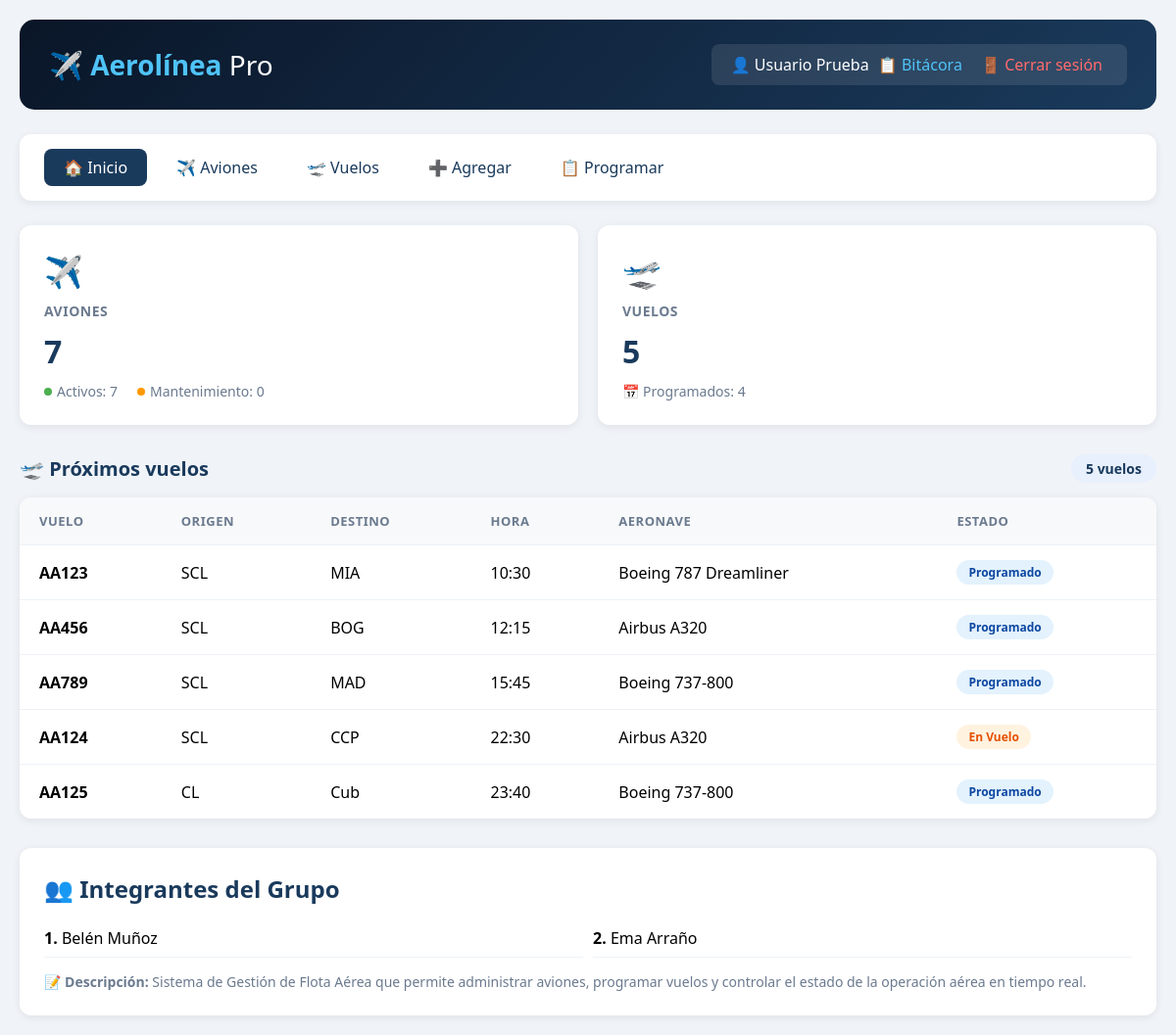
The app's page /index.php (signed in) with its own data.
### tables this page shows
CREATE TABLE vuelos (
    id INTEGER PRIMARY KEY AUTOINCREMENT,
    numero_vuelo TEXT UNIQUE NOT NULL,
    avion_id INTEGER NOT NULL,
    origen TEXT NOT NULL,
    destino TEXT NOT NULL,
    hora_salida DATETIME NOT NULL,
    hora_llegada DATETIME NOT NULL,
    estado TEXT DEFAULT 'Programado',
    FOREIGN KEY (avion_id) REFERENCES aviones(id) ON DELETE CASCADE
);

CREATE TABLE aviones (
    id INTEGER PRIMARY KEY AUTOINCREMENT,
    matricula TEXT UNIQUE NOT NULL,
    modelo TEXT NOT NULL,
    fabricante TEXT NOT NULL,
    capacidad INTEGER NOT NULL,
    año_fabricacion INTEGER,
    estado TEXT DEFAULT 'Activo',
    fecha_registro TIMESTAMP DEFAULT CURRENT_TIMESTAMP
);

### includes/config.php (called while the page is built, shortened)
<?php
function usuario_logueado() {
    return isset($_SESSION['usuario_id']);
}
?>

### includes/db.php (called while the page is built, shortened)
<?php
class Database {
    private static $instance = null;
    private $db;
    private function __construct() {
        $this->dbPath = __DIR__ . '/../database.db';
        try {
            $this->db = new PDO('sqlite:' . $this->dbPath);
            $this->db->setAttribute(PDO::ATTR_ERRMODE, PDO::ERRMODE_EXCEPTION);
            $this->db->setAttribute(PDO::ATTR_DEFAULT_FETCH_MODE, PDO::FETCH_ASSOC);
        } catch (PDOException $e) {
            die("❌ Error de conexión: " . $e->getMessage());
        }
    }
    public static function getInstance() {
        if (self::$instance == null) {
            self::$instance = new Database();
        }
        return self::$instance;
    }
    public function getConnection() {
        return $this->db;
    }
}
?>

### includes/crud.php (called while the page is built, shortened)
<?php
require_once __DIR__ . '/db.php';
class CRUD {
    private $db;
    public function __construct() {
        $this->db = Database::getInstance()->getConnection();
    }
    public function readAllAviones() {
        try {
            $sql = "SELECT * FROM aviones ORDER BY id DESC";
            $stmt = $this->db->query($sql);
            return $stmt->fetchAll();
        } catch (PDOException $e) {
            return [];
        }
    }
    public function readAllVuelos() {
        try {
            $sql = "SELECT v.*, a.modelo as avion_modelo, a.matricula as avion_matricula
                    FROM vuelos v
                    LEFT JOIN aviones a ON v.avion_id = a.id
                    ORDER BY v.hora_salida ASC";
            $stmt = $this->db->query($sql);
            return $stmt->fetchAll();
        } catch (PDOException $e) {
            return [];
        }
    }
    public function getEstadisticas() {
        try {
            $stats = [];
            $stmt = $this->db->query("SELECT COUNT(*) as total FROM aviones");
            $stats['total_aviones'] = $stmt->fetch()['total'];
            $stmt = $this->db->query("SELECT COUNT(*) as total FROM aviones WHERE estado = 'Activo'");
            $stats['aviones_activos'] = $stmt->fetch()['total'];
            $stmt = $this->db->query("SELECT COUNT(*) as total FROM aviones WHERE estado = 'Mantenimiento'");
            $stats['aviones_mantenimiento'] = $stmt->fetch()['total'];
            $stmt = $this->db->query("SELECT COUNT(*) as total FROM vuelos");
            $stats['total_vuelos'] = $stmt->fetch()['total'];
            $stmt = $this->db->query("SELECT COUNT(*) as total FROM vuelos WHERE estado = 'Programado'");
            $stats['vuelos_programados'] = $stmt->fetch()['total'];
            $stmt = $this->db->query("SELECT COUNT(*) as total FROM pilotos");
            $stats['total_pilotos'] = $stmt->fetch()['total'];
            return $stats;
        } catch (PDOException $e) {
            return [];
        }
    }
}
?>

### index.php (the view, shortened to what this page needs)
<?php
require_once 'includes/config.php';
require_once 'includes/crud.php';
$crud = new CRUD();
$stats = $crud->getEstadisticas();
$aviones = $crud->readAllAviones();
$vuelos = $crud->readAllVuelos();
?>
<!DOCTYPE html>
<html lang="es">
<head>
</head>
<body>
    <div class="container">
        <div class="header">
            <h1>✈️ <span>Aerolínea</span> Pro</h1>
            <div class="user-info">
                <?php if (usuario_logueado()): ?>
                    👤 <?= htmlspecialchars($_SESSION['usuario_nombre'] ?? 'Usuario') ?>
                    <a href="bitacora.php" style="color:#4fc3f7;">📋 Bitácora</a>
                    <a href="logout.php" class="logout-link">🚪 Cerrar sesión</a>
                <?php else: ?>
                    <a href="login.php">🔐 Iniciar sesión</a>
                    |
                    <a href="register.php">📝 Registrarse</a>
                <?php endif; ?>
            </div>
        </div>
        <div class="navbar">
            <a href="index.php" class="active">🏠 Inicio</a>
            <a href="aviones_list.php">✈️ Aviones</a>
            <a href="vuelos_list.php">🛫 Vuelos</a>
            <a href="aviones_create.php">➕ Agregar</a>
            <a href="vuelos_create.php">📋 Programar</a>
        </div>
        <div class="stats-grid">
            <div class="stat-card">
                <div class="icon">✈️</div>
                <h3>Aviones</h3>
                <div class="number"><?= count($aviones) ?></div>
                <div class="sub-stats">
                    <span><span class="dot dot-green"></span> Activos: <?= $stats['aviones_activos'] ?? 0 ?></span>
                    <span><span class="dot dot-orange"></span> Mantenimiento: <?= $stats['aviones_mantenimiento'] ?? 0 ?></span>
                </div>
            </div>
            <div class="stat-card">
                <div class="icon">🛫</div>
                <h3>Vuelos</h3>
                <div class="number"><?= count($vuelos) ?></div>
                <div class="sub-stats">
                    <span>📅 Programados: <?= $stats['vuelos_programados'] ?? 0 ?></span>
                </div>
            </div>
        </div>
        <div class="section-title">
            <span>🛫 Próximos vuelos</span>
            <span class="badge"><?= count($vuelos) ?> vuelos</span>
        </div>
        <div class="table-wrapper">
            <table>
                <thead>
                    <tr>
                        <th>Vuelo</th>
                        <th>Origen</th>
                        <th>Destino</th>
                        <th>Hora</th>
                        <th>Aeronave</th>
                        <th>Estado</th>
                    </tr>
                </thead>
                <tbody>
                    <?php if (count($vuelos) > 0): ?>
                        <?php foreach ($vuelos as $vuelo): ?>
                            <tr>
                                <td><strong><?= htmlspecialchars($vuelo['numero_vuelo']) ?></strong></td>
                                <td><?= htmlspecialchars($vuelo['origen']) ?></td>
                                <td><?= htmlspecialchars($vuelo['destino']) ?></td>
                                <td><?= date('H:i', strtotime($vuelo['hora_salida'])) ?></td>
                                <td><?= htmlspecialchars($vuelo['avion_modelo'] ?? 'N/A') ?></td>
                                <td>
                                    <?php
                                    $estado = $vuelo['estado'];
                                    $clase = 'status-ontime';
                                    if ($estado == 'Programado') $clase = 'status-preparing';
                                    if ($estado == 'En Vuelo') $clase = 'status-boarding';
                                    ?>
                                    <span class="status-badge <?= $clase ?>"><?= $estado ?></span>
                                </td>
                            </tr>
                        <?php endforeach; ?>
                    <?php endif; ?>
                </tbody>
            </table>
        </div>
        <div class="integrantes-section">
            <h2>👥 Integrantes del Grupo</h2>
            <ul>
                <li><strong>1.</strong> Belén Muñoz</li>
                <li><strong>2.</strong> Ema Arraño</li>
            </ul>
            <p style="margin-top:15px;color:#6b7a8f;font-size:14px;">
                <strong>📝 Descripción:</strong> Sistema de Gestión de Flota Aérea que permite administrar aviones,
                programar vuelos y controlar el estado de la operación aérea en tiempo real.
            </p>
        </div>
    </div>
</body>
</html>

### index.php (style rules this page uses)
* { margin: 0; padding: 0; box-sizing: border-box; }
body { font-family: 'Segoe UI', Tahoma, Geneva, Verdana, sans-serif; background: #f0f4f8; padding: 20px; }
.container { max-width: 1400px; margin: 0 auto; }
.header { background: linear-gradient(135deg, #0a1628, #1a3a5c); color: white; padding: 25px 30px; border-radius: 15px; margin-bottom: 25px; display: flex; justify-content: space-between; align-items: center; }
.header h1 { font-size: 28px; font-weight: 300; }
.header h1 span { font-weight: 700; color: #4fc3f7; }
.header .user-info { background: rgba(255,255,255,0.1); padding: 10px 20px; border-radius: 8px; }
.header .user-info a { color: white; text-decoration: none; margin: 0 5px; }
.header .user-info .logout-link { color: #ff6b6b; margin-left: 10px; }
.navbar { background: white; padding: 15px 25px; border-radius: 12px; margin-bottom: 25px; box-shadow: 0 2px 8px rgba(0,0,0,0.08); display: flex; gap: 10px; flex-wrap: wrap; }
.navbar a { color: #1a3a5c; text-decoration: none; padding: 8px 20px; border-radius: 8px; font-weight: 500; transition: all 0.3s; }
.navbar a:hover, .navbar a.active { background: #1a3a5c; color: white; }
.stats-grid { display: grid; grid-template-columns: repeat(auto-fit, minmax(280px, 1fr)); gap: 20px; margin-bottom: 30px; }
.stat-card { background: white; padding: 25px; border-radius: 12px; box-shadow: 0 2px 8px rgba(0,0,0,0.08); transition: transform 0.2s; }
.stat-card .icon { font-size: 32px; margin-bottom: 10px; }
.stat-card h3 { color: #6b7a8f; font-size: 14px; font-weight: 600; text-transform: uppercase; letter-spacing: 0.5px; margin-bottom: 10px; }
.stat-card .number { font-size: 32px; font-weight: 700; color: #1a3a5c; }
.stat-card .sub-stats { display: flex; gap: 20px; margin-top: 10px; font-size: 14px; color: #6b7a8f; }
.stat-card .sub-stats span { display: flex; align-items: center; gap: 5px; }
.stat-card .sub-stats .dot { width: 8px; height: 8px; border-radius: 50%; display: inline-block; }
.dot-green { background: #4caf50; }
.dot-orange { background: #ff9800; }
.section-title { font-size: 20px; font-weight: 700; color: #1a3a5c; margin-bottom: 15px; display: flex; justify-content: space-between; align-items: center; }
.section-title .badge { background: #e8f0fe; color: #1a3a5c; padding: 5px 15px; border-radius: 20px; font-size: 14px; }
.table-wrapper { background: white; border-radius: 12px; overflow: hidden; box-shadow: 0 2px 8px rgba(0,0,0,0.08); margin-bottom: 30px; }
table { width: 100%; border-collapse: collapse; }
thead { background: #f8f9fa; }
th { padding: 15px 20px; text-align: left; font-weight: 600; color: #6b7a8f; font-size: 13px; text-transform: uppercase; letter-spacing: 0.5px; }
td { padding: 15px 20px; border-top: 1px solid #eef2f7; }
.status-badge { padding: 4px 12px; border-radius: 20px; font-size: 12px; font-weight: 600; display: inline-block; }
.status-boarding { background: #fff3e0; color: #e65100; }
.status-preparing { background: #e3f2fd; color: #0d47a1; }
.integrantes-section { background: white; padding: 25px; border-radius: 12px; box-shadow: 0 2px 8px rgba(0,0,0,0.08); margin-top: 30px; }
.integrantes-section h2 { color: #1a3a5c; margin-bottom: 15px; }
.integrantes-section ul { list-style: none; display: grid; grid-template-columns: repeat(auto-fit, minmax(200px, 1fr)); gap: 10px; }
.integrantes-section li { padding: 8px 0; border-bottom: 1px solid #eef2f7; }

### records on screen
vuelos: id "7", numero_vuelo "AA125", origen "CL", destino "Cub", hora_salida "23:40", avion.modelo "Boeing 737-800", estado "Programado"
vuelos: numero_vuelo "AA123", origen "SCL", destino "MIA", hora_salida "10:30", avion.modelo "Boeing 787 Dreamliner", estado "Programado"
vuelos: numero_vuelo "AA456", origen "SCL", destino "BOG", hora_salida "12:15", avion.modelo "Airbus A320", estado "Programado"
vuelos: numero_vuelo "AA789", origen "SCL", destino "MAD", hora_salida "15:45", avion.modelo "Boeing 737-800", estado "Programado"
vuelos: numero_vuelo "AA124", origen "SCL", destino "CCP", hora_salida "22:30", avion.modelo "Airbus A320", estado "En Vuelo"

### other values on screen
$_SESSION['usuario_nombre'] "Usuario Prueba"
count($aviones) "7"
$stats['aviones_mantenimiento'] "0"
count($vuelos) "5"
$stats['vuelos_programados'] "4"
